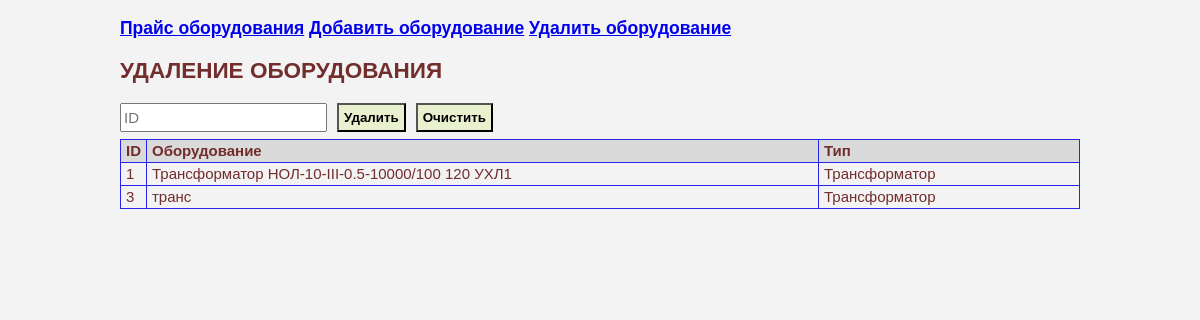
The page /del_eqip_form on the database as committed earlier.
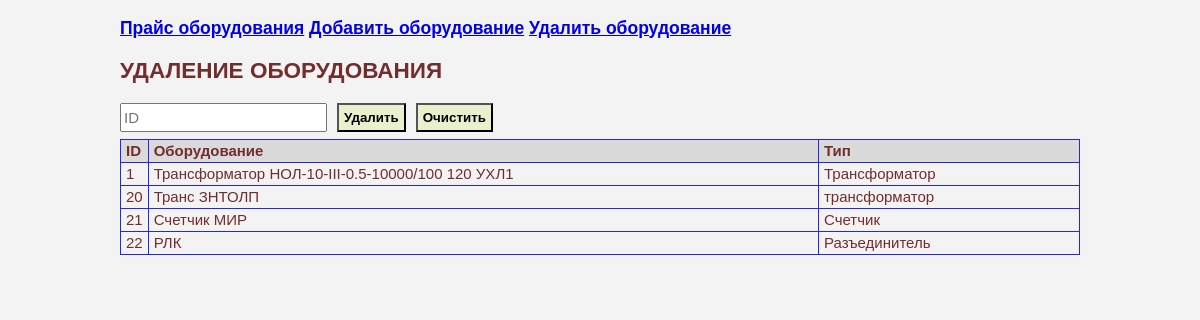
The same page on the database as committed later.
### tables this page shows
CREATE TABLE prices (
                            id integer not null primary key autoincrement,
                            id_eq integer not null,
                            price real not null,
                            date date,
                            actual integer, 
                            foreign key (id_eq) references equips(id));

CREATE TABLE equips (
                            id integer not null primary key autoincrement,
                            equip text not null COLLATE NOCASE,
                            type text COLLATE NOCASE);

### app_equip.py (the view)
@app.route('/del_eqip_form', methods=['GET','POST'])
def del_eqip():
    dbs = db_sqlite.EquipDB()
    if request.form.get('ID_equip'):
        dbs.del_equip(request.form['ID_equip'])
    result = dbs.get_eqips()
    return render_template('del_equip_form.html', the_title='УДАЛЕНИЕ ОБОРУДОВАНИЯ', the_results=result)

### db_sqlite.py (called while the page is built)
def sqlite_lower(value_):
        return value_.lower()

    def get_eqips(self, id="", name_eq="", type_eq=""):
        with sqlite3.connect(self._database) as connection:
            connection.create_collation("NOCASE", ignore_case_collation)
            connection.create_function("LOWER", 1, sqlite_lower)
            connection.create_function("UPPER", 1, sqlite_upper)
            result = connection.execute("""select eq.id, eq.equip, eq.type, pr.id_eq, pr.price, pr.date, pr.actual from equips as eq
                        LEFT OUTER JOIN (select * from prices where actual=1) as pr
                        ON eq.id =pr.id_eq
                        where eq.id LIKE ? and LOWER(eq.equip) LIKE ? and LOWER(eq.type) LIKE ?""", (f'%{id}%',f'%{name_eq.lower()}%', f'%{type_eq.lower()}%'))
        return result

### templates/del_equip_form.html
{% extends 'base.html' %}
{% block body %}
<h2>{{ the_title }}</h2>
<form method='POST' action='/del_eqip_form'>
    <div class="div_float">
        <input class='input_filtr' name='ID_equip' type='TEXT' value='' placeholder="ID">
    </div>
    <div class="div_float">
        <input class='form_bottom' value='Удалить' type='SUBMIT'>
    </div>
    <div class="div_float">
        <input class='form_bottom' value='Очистить' type='Reset'>
    </div>
</form>
<br>
<br>
<table class="table">
    <thead>
        <tr>
            <td width="10px">ID</td>
            <td >Оборудование</td>
            <td width="250px">Тип</td>
        </tr>
    </thead>
    <tbody>
        {% for i in the_results %}
            <tr>
                <td>{{i[0]}}</td>
                <td>{{i[1]}}</td>
                <td>{{i[2]}}</td>
            </tr>
        {% endfor %}
    </tbody>
    </table>
{% endblock %}

### templates/base.html (shortened to what this page needs)
<!doctype html>
<html>
    <head>
        <link rel="stylesheet" href="static/main.css" />
    </head>
    <body>
        <h3><a href="/eqip_prices">Прайс оборудования</a> <a href="/add_eqip_form">Добавить оборудование</a> <a href="/del_eqip_form">Удалить оборудование</a></h>
        {% block body %}
        {% endblock %}
    </body>
</html>

### static/main.css (style rules this page uses)
body { font-family: Arial, sans-serif; font-size: 15px; line-height: 1.2; color: #722d2d; background-color: #f3f3f3; margin-left: 10%; margin-right: 10%; margin-top: 0%; margin-bottom: 0%; }
.div_float { float: left; margin-left: 0; margin-right: 10px; }
.input_filtr { height: 23px; font-size: 15px; }
.form_bottom { font-weight: bold; background-color: #e9f0cd; padding: 5px; }
div { background-color: #f3e1cb; margin-left: 10px; margin-right: 10px; }
.table { border: 1px solid #2724eb; width: 100%; border-collapse: collapse; table-layout: auto; }
.table thead { background-color: #dadada; font-weight: bold; }
.table td { border: 1px solid #2724eb; padding: 2px 5px; }

Rows that differ between the two databases and show on the page:
no longer on this page (row unchanged): prices: i "3", equip "транс", type "Трансформатор"
added equips: id "20", equip "Транс ЗНТОЛП", type "трансформатор"
added prices: i "21", equip "Счетчик МИР", type "Счетчик"
added equips: id "22", equip "РЛК", type "Разъединитель"
